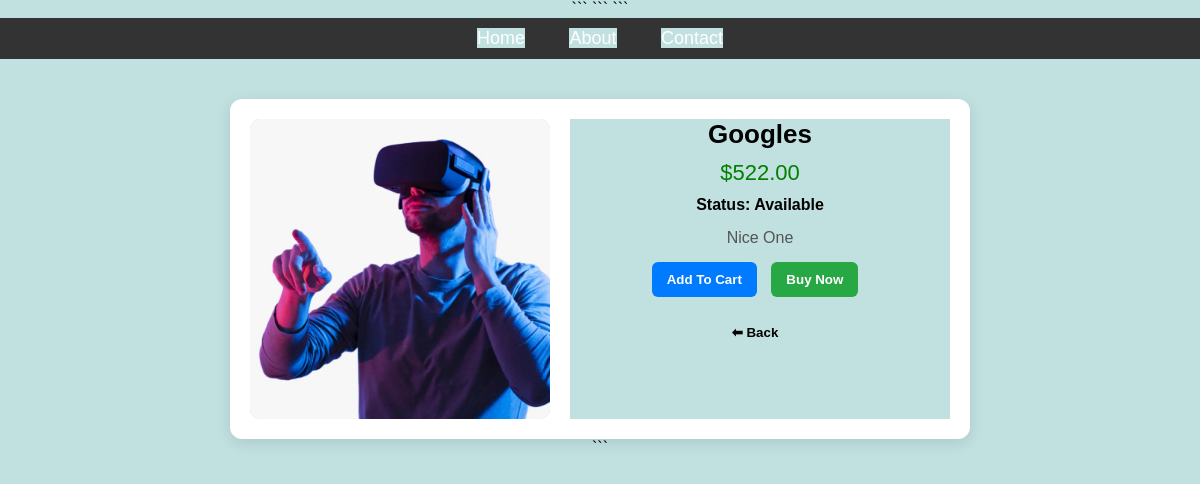
The page /newapp/product/1/ on the database its author committed.
### newApp/models.py (models this page shows, shortened)
class Product (models.Model):
    PRODUCT_STATUS=(
        ('available', 'Available'),
        ('unavailable', 'Unavailable'),
        ('out_of_stock', 'Out of Stock'),
        ('discontinued', 'Discontinued'),
    )
    name = models.CharField(max_length=100)
    price=models.DecimalField(max_digits=10, decimal_places=2)
    image=models.ImageField(upload_to='products/')
    description=models.TextField()
    created_at = models.DateTimeField(default= timezone.now)
    status = models.CharField(max_length=20, choices = PRODUCT_STATUS, default='available')

### newApp/views.py (the view)
# urls.py: path('product/<int:id>/', views.product_details, name='product_details'),
def product_details(request,id):
    product = get_object_or_404(Product, id=id)
    return render(request, 'newApp/product_details.html', {'product': product})

### newApp/templates/newApp/product_details.html (shortened to what this page needs)
{% extends "website/layout.html" %}
{% block content %}
<div class="detail-container">
    <div class="detail-card">
        <img src="{{ product.image.url }}" alt="{{ product.name }}">
        <div class="detail-info">
            <div class="detail-title">{{ product.name }}</div>
            <div class="detail-price">${{ product.price }}</div>
            <div class="status">
                Status: {{ product.status }}
            </div>
            <div class="detail-desc">
                {{ product.description }}
            </div>
            <div>
                <button class="btn cart-btn">Add to Cart</button>
                {% if product.status == 'available' %}
                    <button class="btn buy-btn">Buy Now</button>
                {% else %}
                    <button class="btn buy-btn disabled" disabled>
                        Not Available
                    </button>
                {% endif %}
            </div>
            <br>
            <a href="{% url 'app' %}">
                <button class="btn">⬅ Back</button>
            </a>
        </div>
    </div>
</div>
{% endblock %}

### static/styles.css (style rules this page uses)
* { background-color: rgb(193, 224, 224); text-align: center; text-transform: capitalize; }

### templates/website/layout.html (style rules this page uses)
body { background-color: rgb(193, 224, 224); text-align: center; text-transform: capitalize; margin: 0; font-family: Arial, sans-serif; }

### newApp/templates/newApp/product_details.html (style rules this page uses)
.detail-container { display: flex; justify-content: center; margin-top: 40px; }
.detail-card { width: 700px; display: flex; gap: 20px; background: white; padding: 20px; border-radius: 12px; box-shadow: 0 4px 15px rgba(0,0,0,0.1); }
.detail-card img { width: 300px; height: 300px; object-fit: cover; border-radius: 10px; }
.detail-info { flex: 1; }
.detail-title { font-size: 26px; font-weight: bold; }
.detail-price { color: green; font-size: 22px; margin: 10px 0; }
.detail-desc { color: #555; margin-bottom: 15px; }
.status { font-weight: bold; margin-bottom: 15px; }
.btn { padding: 10px 15px; border: none; border-radius: 6px; cursor: pointer; margin-right: 10px; font-weight: bold; }
.cart-btn { background: #007bff; color: white; }
.buy-btn { background: #28a745; color: white; }

### rows shown on the page
Product: image (picture), name "Googles", price "522.00", status "Available", description "Nice One"
